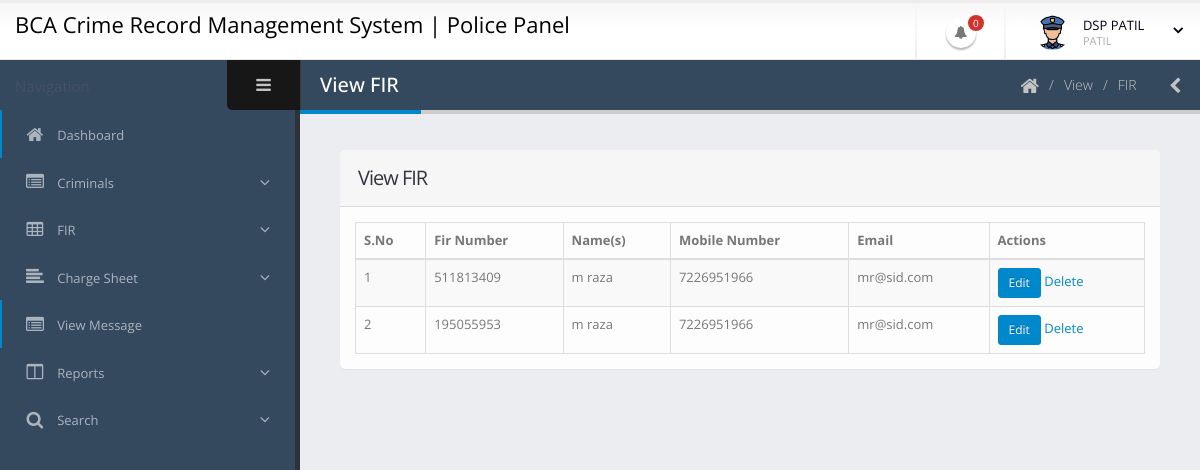
/police/manage-fir.php (signed in), run on the app's committed database.
### tables this page shows
CREATE TABLE `tblpolice` (
  `ID` int(10) NOT NULL,
  `PoliceStationId` int(11) DEFAULT NULL,
  `PoliceStationName` varchar(200) DEFAULT NULL,
  `PID` varchar(20) DEFAULT NULL,
  `Name` varchar(200) DEFAULT NULL,
  `MobileNumber` bigint(10) DEFAULT NULL,
  `Email` varchar(200) DEFAULT NULL,
  `Address` mediumtext DEFAULT NULL,
  `Password` varchar(200) DEFAULT NULL,
  `JoiningDate` timestamp NOT NULL DEFAULT current_timestamp()
);

CREATE TABLE `tblfir` (
  `ID` int(10) NOT NULL,
  `FIRNo` varchar(120) DEFAULT NULL,
  `UserID` int(50) DEFAULT NULL,
  `PoliceStationId` int(11) DEFAULT NULL,
  `PoliceStation` varchar(200) DEFAULT NULL,
  `CrimeType` varchar(200) DEFAULT NULL,
  `NameAccused` varchar(200) DEFAULT NULL,
  `NameApplicants` varchar(200) DEFAULT NULL,
  `ParentageApplicant` varchar(200) DEFAULT NULL,
  `ContactNumber` bigint(10) DEFAULT NULL,
  `Address` mediumtext DEFAULT NULL,
  `RelationAccused` varchar(200) DEFAULT NULL,
  `PurposeofFIR` varchar(200) DEFAULT NULL,
  `DateofFIR` timestamp NULL DEFAULT current_timestamp(),
  `Remark` varchar(200) DEFAULT NULL,
  `Status` varchar(50) DEFAULT NULL,
  `RemarkDate` timestamp NULL DEFAULT NULL ON UPDATE current_timestamp(),
  `SectionofLaw` varchar(200) NOT NULL,
  `InvestigationOfficer` varchar(200) NOT NULL,
  `InvestigationDetail` mediumtext NOT NULL,
  `ChargesheetDate` timestamp NULL DEFAULT NULL ON UPDATE current_timestamp()
);

CREATE TABLE `tbluser` (
  `ID` int(10) NOT NULL,
  `FullName` varchar(200) DEFAULT NULL,
  `MobileNumber` bigint(10) DEFAULT NULL,
  `Email` varchar(200) DEFAULT NULL,
  `Password` varchar(200) DEFAULT NULL,
  `RegDate` timestamp NOT NULL DEFAULT current_timestamp()
);

### police/manage-fir.php (the view, shortened to what this page needs)
<?php
include('includes/dbconnection.php');
if (strlen($_SESSION['crmspid']==0)) {
  header('location:logout.php');
  } else{
?>
<!doctype html>
<html class="fixed">
	<head>
		<link rel="stylesheet" href="../assets/vendor/bootstrap/css/bootstrap.css" />
		<link rel="stylesheet" href="../assets/vendor/font-awesome/css/font-awesome.css" />
		<link rel="stylesheet" href="../assets/vendor/magnific-popup/magnific-popup.css" />
		<link rel="stylesheet" href="../assets/vendor/bootstrap-datepicker/css/datepicker3.css" />
		<link rel="stylesheet" href="../assets/vendor/select2/select2.css" />
		<link rel="stylesheet" href="../assets/vendor/jquery-datatables-bs3/assets/css/datatables.css" />
		<link rel="stylesheet" href="../assets/stylesheets/theme.css" />
		<link rel="stylesheet" href="../assets/stylesheets/skins/default.css" />
		<link rel="stylesheet" href="../assets/stylesheets/theme-custom.css">
	</head>
	<body>
		<section class="body">
			<?php include_once('includes/header.php');?>
			<div class="inner-wrapper">
				<?php include_once('includes/sidebar.php');?>
				<section role="main" class="content-body">
					<header class="page-header">
						<h2>View FIR</h2>
						<div class="right-wrapper pull-right">
							<ol class="breadcrumbs">
								<li>
									<a href="dashboard.php">
										<i class="fa fa-home"></i>
									</a>
								</li>
								<li><span>View</span></li>
								<li><span>FIR</span></li>
							</ol>
							<a class="sidebar-right-toggle" data-open="sidebar-right"><i class="fa fa-chevron-left"></i></a>
						</div>
					</header>
						<section class="panel">
							<header class="panel-heading">
								<h2 class="panel-title">View FIR</h2>
							</header>
							<div class="panel-body">
								<table class="table table-bordered table-striped mb-none" id="datatable-editable">
									<thead>
										<tr>
											<th>S.No</th>
											<th>Fir Number</th>
											<th>Name(s)</th>
											<th>Mobile Number</th>
											<th>Email</th>
											<th>Actions</th>
										</tr>
									</thead>
									<tbody>
										<?php
$sql="SELECT tbluser.*,tblfir.FIRNo,tblfir.ID from tblfir join tbluser on tblfir.UserID=tbluser.ID";
$query = $dbh -> prepare($sql);
$query->execute();
$results=$query->fetchAll(PDO::FETCH_OBJ);
$cnt=1;
if($query->rowCount() > 0)
{
foreach($results as $row)
{               ?>
										<tr>
											<td><?php echo htmlentities($cnt);?></td>
											<td><?php  echo htmlentities($row->FIRNo);?>
											</td>
											<td><?php  echo htmlentities($row->FullName);?>
											</td>
											<td><?php  echo htmlentities($row->MobileNumber);?></td>
											<td>
												<?php  echo htmlentities($row->Email);?>
											</td>
											<td>
												<a href="view-fir-details-detail.php?editid=<?php echo htmlentities ($row->ID);?>" class="btn btn-primary btn-sm">Edit </a>
												<a href="manage-fir.php?delid=<?php echo ($row->ID);?>" onclick="return confirm('Do you really want to Delete ?');" class="on-default remove-row" class="btn btn-danger btn-sm">Delete</a>
											</td>
										</tr>
									<?php $cnt=$cnt+1;}} ?>
									</tbody>
								</table>
							</div>
						</section>
				</section>
			</div>
		</section>
	</body>
</html><?php }  ?>

### police/includes/header.php (shortened to what this page needs)
    <header class="header">
                <div class="logo-container">
                     <a href="dashboard.php" class="logo" style="color:#000; font-size:22px; text-decoration:none;">
                     BCA Crime Record Management System | Police Panel
                    </a>
                </div>
                <div class="header-right">
                    <span class="separator"></span>
                    <ul class="notifications">
                        <li>
                            <?php
$psid=$_SESSION['psid'];
$sql="SELECT * from tblfir  where (Status is null || Status='') and PoliceStationId=:psid ";
$query = $dbh -> prepare($sql);
$query->bindParam(':psid',$psid,PDO::PARAM_STR);
$query->execute();
$newfir=$query->rowCount();
?>
                            <a href="#" class="dropdown-toggle notification-icon" data-toggle="dropdown">
                                <i class="fa fa-bell"></i>
                                <span class="badge"><?php echo $newfir;?></span>
                            </a>
                        </li>
                    </ul>
                    <span class="separator"></span>
                    <div id="userbox" class="userbox">
                        <a href="#" data-toggle="dropdown">
                            <figure class="profile-picture">
                                <img src="../assets/images/police.png" alt="Profile Pic" class="img-circle" data-lock-picture="../assets/images/police.png" />
                            </figure>
                            <div class="profile-info" data-lock-name="John Doe" data-lock-email="johndoe@JSOFT.com">
                                <?php
$pid=$_SESSION['crmspid'];
$sql="SELECT Name,PID   from  tblpolice where ID=:pid";
$query = $dbh -> prepare($sql);
$query->bindParam(':pid',$pid,PDO::PARAM_STR);
$query->execute();
$results=$query->fetchAll(PDO::FETCH_OBJ);
foreach($results as $row)
{               ?>
                                <span class="name"><?php  echo $row->Name;?></span>
                                <span class="role"><?php  echo $row->PID;?></span>
                                <?php } ?>
                            </div>
                            <i class="fa custom-caret"></i>
                        </a>
                    </div>
                </div>
            </header>

### assets/stylesheets/skins/default.css (style rules this page uses)
a, .btn-link { color: #0088cc; }
body .btn-primary { color: #ffffff; text-shadow: 0 -1px 0 rgba(0, 0, 0, 0.25); background-color: #0088cc; border-color: #0088cc; }
.page-header h2 { border-bottom-color: #0088cc; }
.notifications .notification-menu:before, .notifications .notification-icon:before { border-bottom-color: #0088cc; }

### data on the page
tblpolice: Name "DSP PATIL", PID "PATIL"
tblfir: FIRNo "511813409", UserID.FullName "m raza", UserID.MobileNumber "7226951966", UserID.Email "mr@sid.com"
tblfir: FIRNo "195055953", UserID.FullName "m raza", UserID.MobileNumber "7226951966", UserID.Email "mr@sid.com"

### other printed values
$newfir "0"
